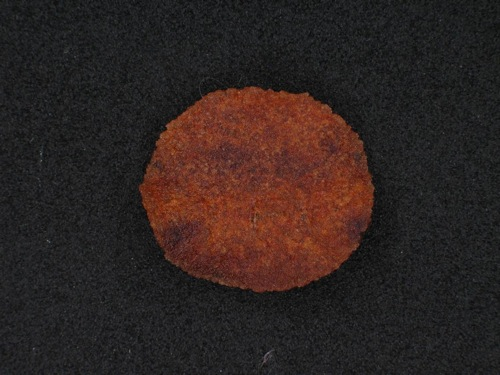
%> input picture ImagesAndData/testimg2.jpg, 500 x 375 px
$ octave --eval "result = Bim_equalization(imread('../ImagesAndData/testimg2.jpg'));"   (GNU Octave 9; MATLAB toolbox functions it lacks are replaced by stand-ins)
%> lines starting %> are read from the running program, lines starting %| are printed output that depends on the picture
### ImageProcessing/Bim_lin.m
% J = Bim_lin(I,t)
%
% Toolbox: Balu
%    Lineal enhancement of image I from 0 to 255.
%
%    Input data:
%       I grayvalue image.
%
%    Output:
%       J: enhanced image so that
%       J = m*I + b; where min(J) = 0, max(J) = 255.
%       J is uint8.
%
%    Example:
%       X = imread('testimg2.jpg');
%       I = rgb2gray(X);
%       figure(1)
%       imshow(I); title('original image')
%       J = Bim_lin(I);
%       figure(2)
%       imshow(J); title('transformed image')
%
% (c) D.Mery, PUC-DCC, 2010
% http://dmery.ing.puc.cl

function J = Bim_lin(I,t)

if ~exist('t','var')
    t = 0;
end

I = double(I);
mi = min(I(:));
%> mi = 0
mx = max(I(:));
%> mx = 179
d  = mx - mi;
%> d = 179
if d==0
    J = I/mx*128;
else


    if t==0
        J = (I-mi)/d*255;
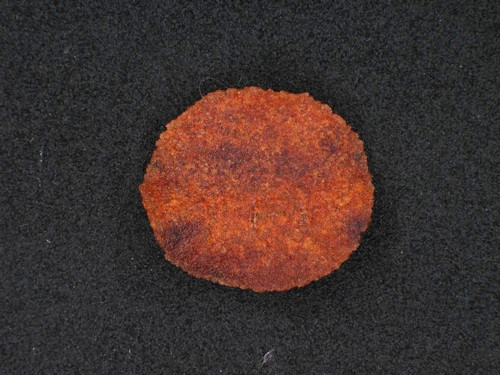
%> J: size 375x500x3 double; mean R, G, B 67.9, 51.2, 47.6
    else
        mx = max(abs([mi mx]));
        J  = I*127/mx+128;
    end

end
J = uint8(round(J));
%> J: size 375x500x3 uint8

### ImageProcessing/Bim_equalization.m
% Y = Bim_equalization(X)
% Y = Bim_equalization(X,show)
%
% Toolbox: Balu
%    Enhancement of a grayvalue image forcing an uniform histogram.
%
%    Input data:
%       X grayvalue image.
%
%    Output:
%       Y: enhanced image so that histogram of Y is perfectlty uniformed
%       distributed. Y is uint8.
%
%    Example:
%       X = imread('tire.tif');
%       Y = Bim_equalization(X,1);
%
% (c) D.Mery, PUC-DCC, 2011
% http://dmery.ing.puc.cl


function Y = Bim_equalization(X,show)

if ~exist('show','var')
    show = 0;
end


X     = uint8(round(Bim_lin(X)));

[N,M] = size(X);
%> N = 375; M = 1500
Y     = uint8(zeros(N,M));
[i,j] = sort(X(:));

z     = uint8(zeros(N*M,1));
d     = fix(N*M/256+0.5);
%> d = 2197
for i=1:255;
    z((i-1)*d+1:i*d) = (i-1)*ones(d,1);
end
z(255*d+1:N*M) = 255*ones(N*M-255*d,1);

Y(j) = z;
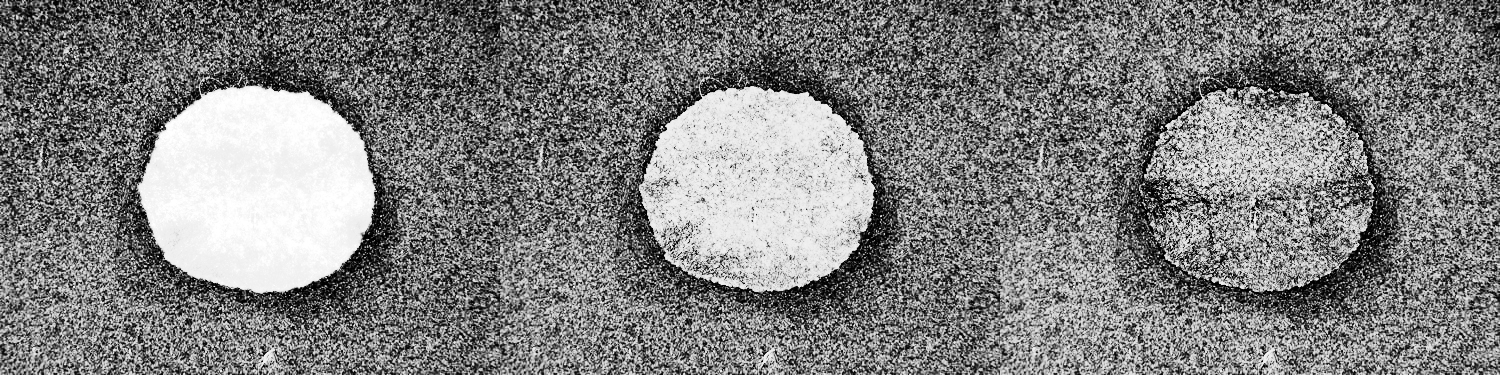
%> Y: size 375x1500 uint8; min 0, max 255, mean 127.5


if show
    figure(1)
    subplot(2,1,1);imshow(X); title('original image')
    subplot(2,1,2);imhist(X);title('histogram')
    Y = Bim_equalization(X);
    figure(2)
    subplot(2,1,1);imshow(Y); title('transformed image')
    subplot(2,1,2);imhist(Y);title('histogram')
end

$ run again, on ImagesAndData/testimg1.jpg
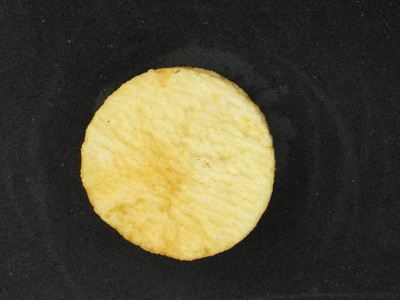
%> input picture ImagesAndData/testimg1.jpg, 400 x 300 px
%> mi = 0
%> mx = 248
%> in Bim_equalization, `Y(j) = z;`:
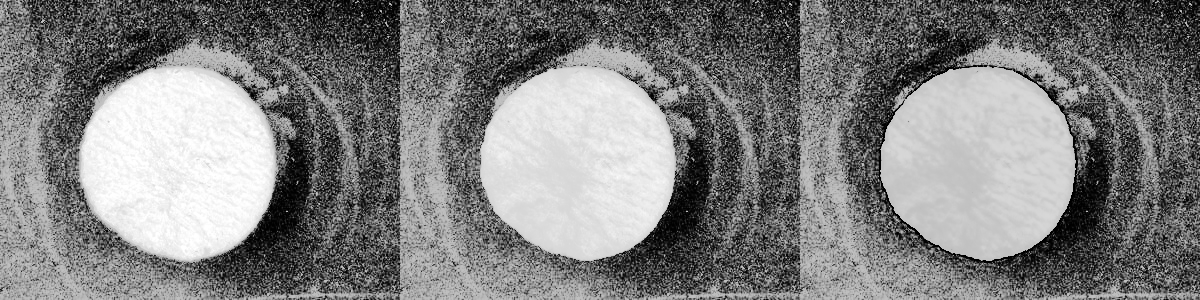
%> Y: size 300x1200 uint8; min 0, max 255, mean 127.5

$ run again, on ImagesAndData/testimg3.jpg
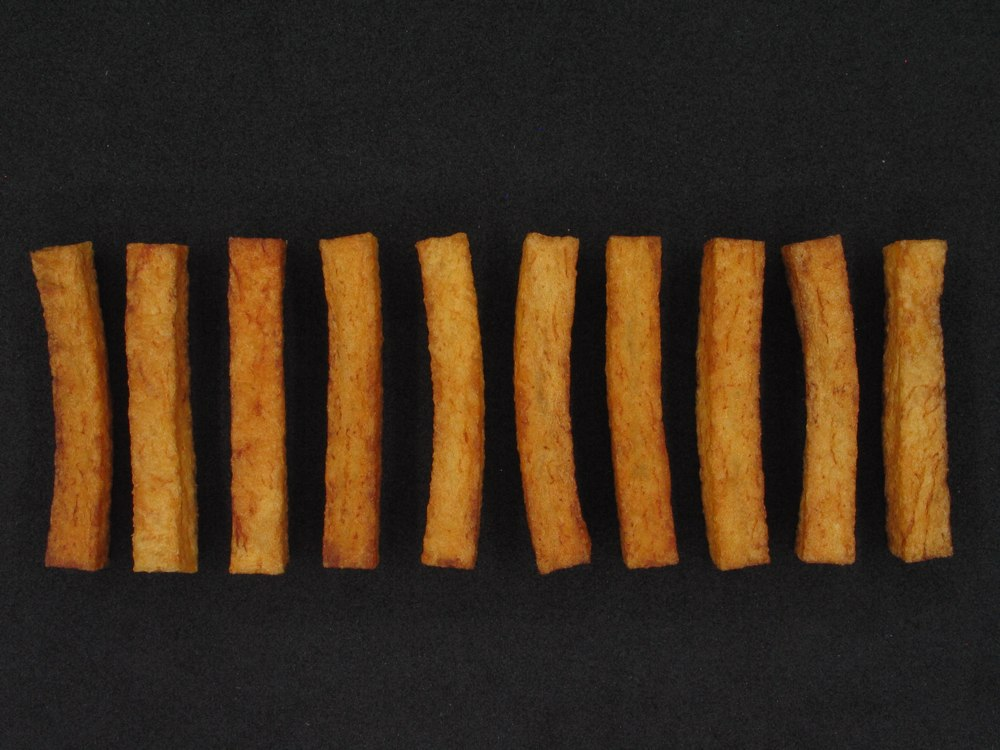
%> input picture ImagesAndData/testimg3.jpg, 1000 x 750 px
%> mi = 0
%> mx = 217
%> in Bim_lin, `J = (I-mi)/d*255;`:
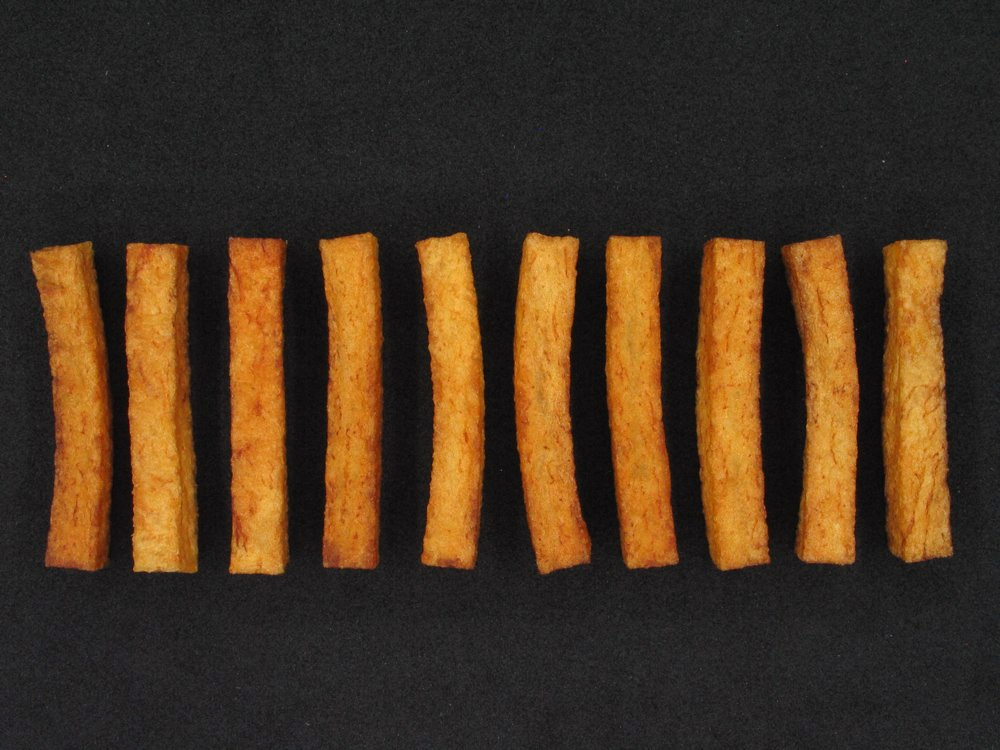
%> J: size 750x1000x3 double; mean R, G, B 72.6, 53.1, 33.5
%> in Bim_equalization, `Y(j) = z;`:
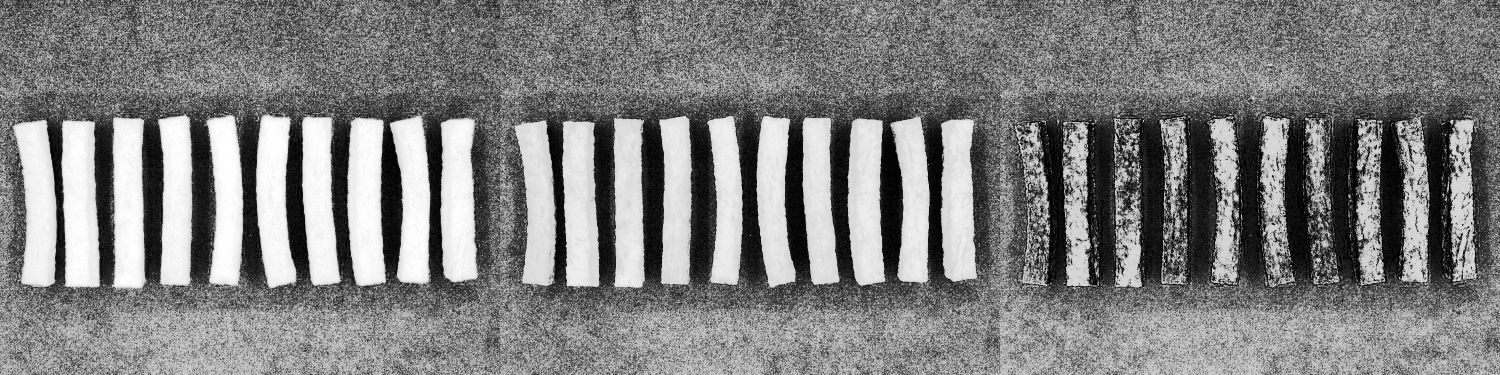
%> Y: size 750x3000 uint8 (shown at 1/2 size); min 0, max 255, mean 127.5

$ run again, on ImagesAndData/testimg4.jpg
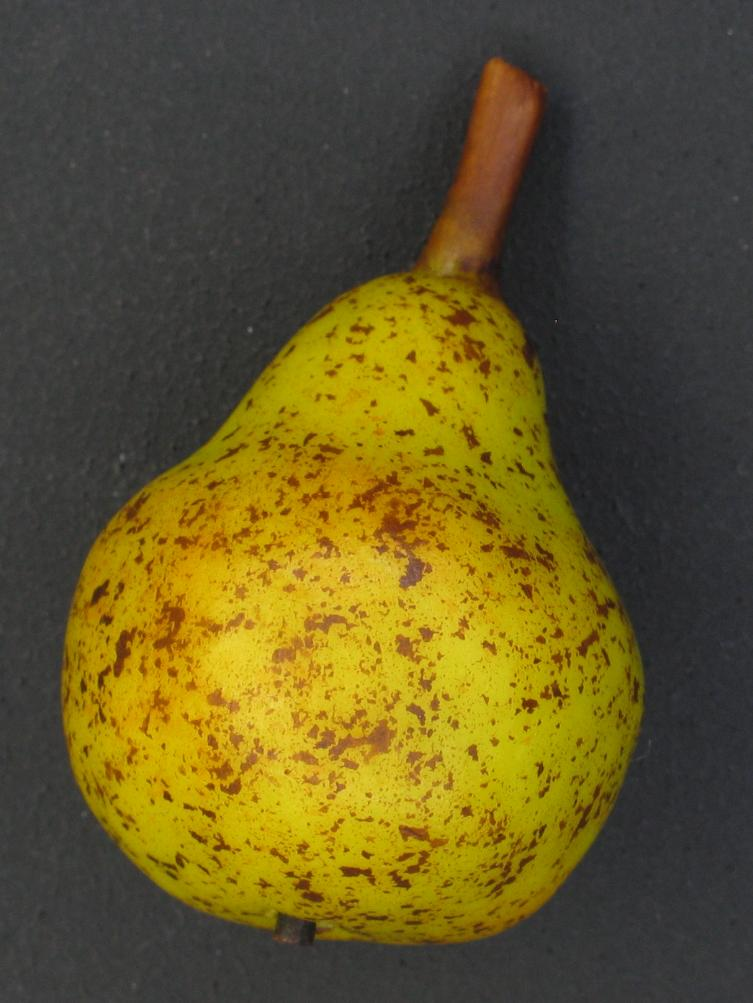
%> input picture ImagesAndData/testimg4.jpg, 753 x 1003 px
%> mi = 0
%> mx = 253
%> in Bim_equalization, `Y(j) = z;`:
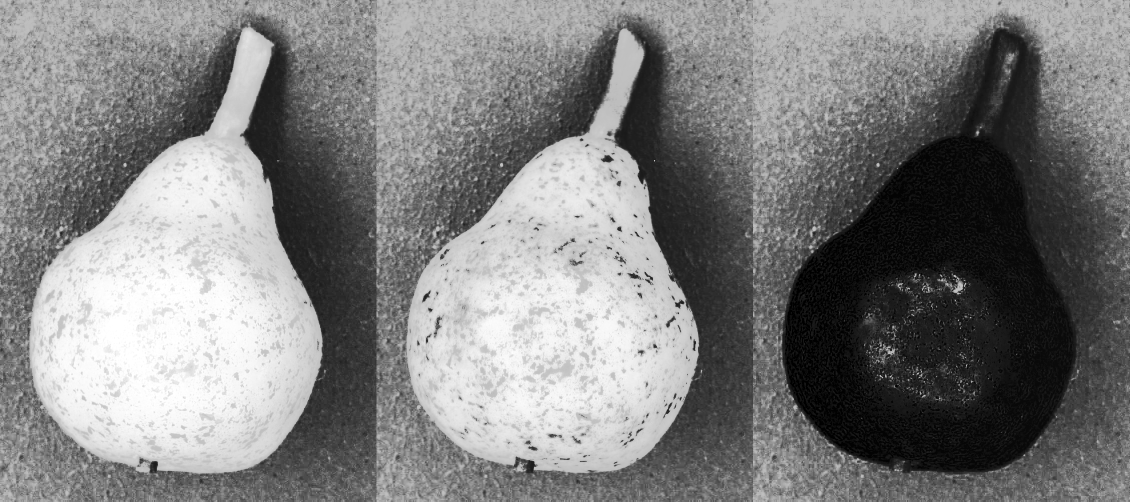
%> Y: size 1003x2259 uint8 (shown at 1/2 size); min 0, max 255, mean 127.5
